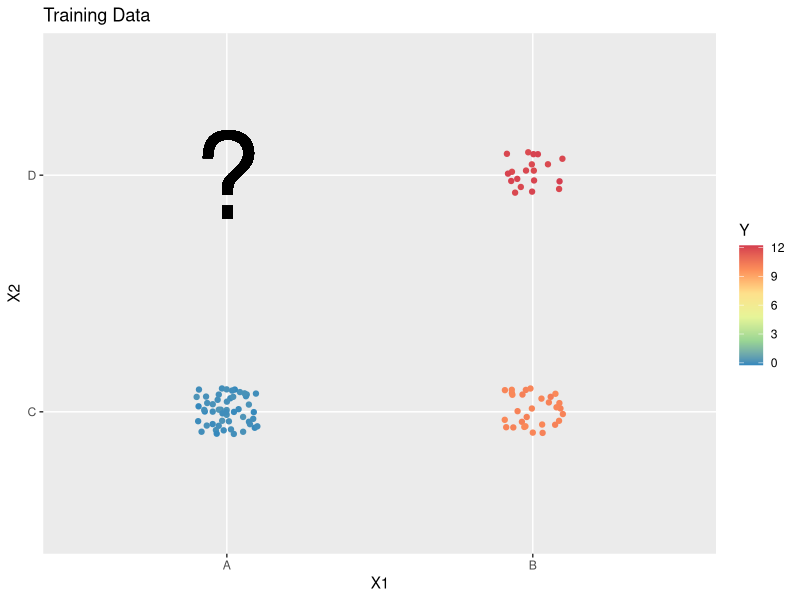

Recreate this plot in R.
## ---- chunk 1
library(ggplot2)
library(knitr)

ColorScale <- function(...) {
  return(scale_color_gradientn(colours = c('#3288bd','#99d594','#e6f598', '#fee08b', '#fc8d59', '#d53e4f'), na.value="lightgrey", ...))
}


nTrain <- 100
X1 <- sample(c("A", "B"), size=nTrain, replace=TRUE)
X2 <- ifelse(X1 == "A", "C", sample(c("C", "D"), size=nTrain, replace=TRUE))
train <- data.frame(X1, X2, stringsAsFactors=TRUE)
train$Y <-  10*(X1=="B") + 2*(X2=="D")
uniques <- unique(train)
train$Y <- train$Y + rnorm(n=nTrain, sd=.1)
uniques$Y <- sprintf("%d + very small noise", uniques$Y)
uniques <- rbind(uniques, data.frame(X1 = "A", X2 = "D", Y = "?"))

ggplot(train) + 
  geom_point(aes(x=X1, y=X2, color=Y), position=position_jitter(.1, .1)) + 
  geom_text(aes(x="A", y="D", label=I("?")), size=30) +
  ColorScale() + 
  ggtitle("Training Data")

## ---- chunk 2
library(xtable)
print(xtable(uniques, align=rep("c", 4)), type="html", include.rownames=FALSE)
## ---- chunk 3
# test <- expand.grid(X1 = c("A", "B"),  X2 = c("C", "D"))
# ?randomForest
# library(randomForest)
# rf <- randomForest(train, y = Y, mtry=2, ntree=1)
# 
# test$YHat <- predict(rf, test)
# test
# table(train)
# 
# 
# rf$forest$leftDaughter
# rf$forest$rightDaughter
# 

# Title: An Interaction or Not? Know Your Priors

# chart-- training data (colored by Y... or use numbers), question mark where we don't have any
# 
# Two reasonable possibilities are...:
# 
# I'll use this extreme example to probe a few types of models 
# 
# ## Random Forest
# 
# learns interaction
# 
# ## Linear regression (no interaction)
# 
# 
# ## Linear regression (with interaction)
# 
# ## BART
